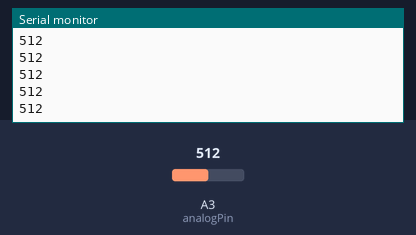
Recording of a sketch running on a simulated Arduino Uno, built with avr-gcc and run on an emulated ATmega328P. Parts: the last lines printed to the serial monitor. Inputs (shaded band) come from the test bench; at power-on: A3 (analogPin) = 512.

Above: at 1.2 s.
1.3 s: A3 (analogPin) set to 716
At 2.4 s:
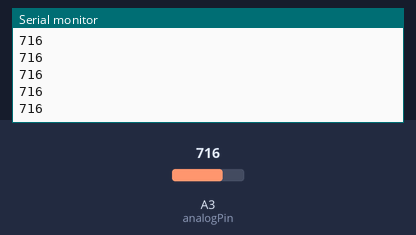
2.8 s: A3 (analogPin) set to 900
At 3.9 s:
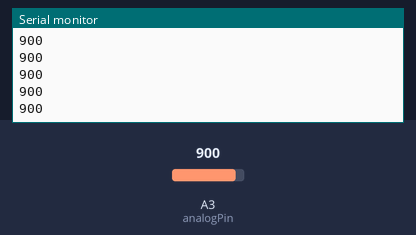
Timing chart, 0 to 5.8 s (numbered marks = the images above; inputs shaded):
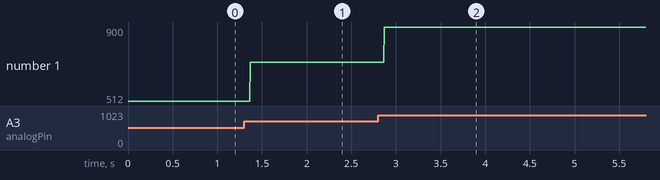

The sketch:

Encoder_test.ino
```cpp
int analogPin = A3; // potentiometer wiper (middle terminal) connected to analog pin 3
                    // outside leads to ground and +5V
int val = 0;  // variable to store the value read

int divisions = 0;
float angle = 0;
bool colour;

void setup() {
  Serial.begin(9600);           //  setup serial
  val = analogRead(analogPin);  // read the input pin
  if (val <= 30) {
    colour = 0;
  }
  else {
    colour = 1;
  }
}

void loop() {
  val = analogRead(analogPin);  // read the input pin
  Serial.println(val);
  if ((val <= 5) && (colour == 1)) {
    colour = 0;
    divisions += 1;
    Serial.println(val);
  }
  else if ((val > 10) && (colour == 0)) {
    colour = 1;
    divisions += 1;
    Serial.println(angle);
  }

  angle = divisions * 3.6;
}
```

Measured:
- after the input at 1.3 s, the serial monitor: prints a new line after 0.07 s (image 1)
- after the input at 2.8 s, the serial monitor: prints a new line after 0.07 s (image 2)
- plotted number 1: 512 → 716 after the input at 1.3 s, 716 → 900 after the input at 2.8 s
